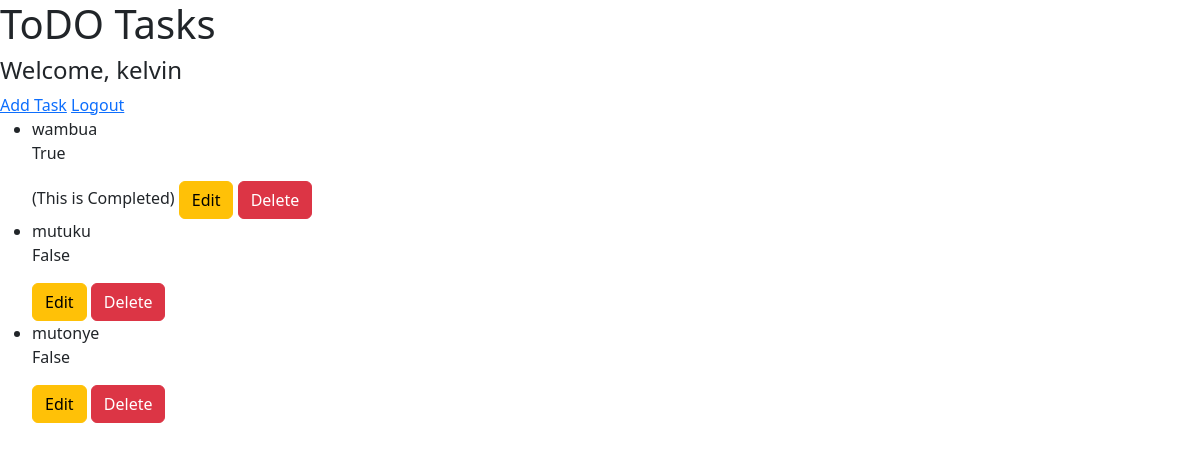
The app's page /todo/ (signed in) with its own data.
### accounts/models.py (models this page shows)
class CustomUser(AbstractUser):
    bio = models.TextField(null=True, blank=True)
    test = models.TextField(null=True, blank=True)
    '''
     null
       definition : the column will store records as NULL if no input is given
       usage : applies to the database layer
       default: False
     blank
       definition : if you want to allow empty values when submitting the form
       usage : if you want to allow empty values when submitting the form

    '''

### todo/models.py (models this page shows, shortened)
class Task(models.Model):
    title = models.CharField(max_length=100)
    completed = models.BooleanField(default=False)

### todo/views.py (the view)
# urls.py: path('', views.task_list, name='task_list'),
def task_list(request):
    tasks = Task.objects.all()
    '''
      id, title , completed
      [
      {
        "id" : 1,
        "title" : "Task 1",
        "completed" : False
      },
      {
        "id" : 2,
        "title" : "Task 1",
        "completed" : False
      }
      --------

      ]
    '''
    return render(request, 'todo/task_list.html', {'tasks': tasks})

### todo/templates/todo/task_list.html (shortened to what this page needs)
<!DOCTYPE html>
<html lang="en">
<head>
    <link href="https://cdn.jsdelivr.net/npm/bootstrap@5.3.3/dist/css/bootstrap.min.css" rel="stylesheet">
</head>
<body>
<h1>ToDO Tasks</h1>
<h4>Welcome, {{ user.username }}</h4>
<a href="{%  url 'task_create'  %}">Add Task</a>
<a href="{% url 'logout' %}">Logout</a>
<ul>
    {% for task in tasks%}
        <li>
            {{task.title}}
            <p>{{ task.completed}}</p>
            <span>{% if task.completed %} (This is Completed) {% endif %}</span>
              <a type="btn" class="btn btn-warning"
               href="{% url 'task_update' task.pk%}">
                Edit</a>
            <a type="btn" class="btn btn-danger"
               href="{% url 'task_delete' task.pk%}">
                Delete</a>
        </li>
    {% endfor %}
</ul>
</body>
</html>

### records on screen
CustomUser: username "kelvin"
Task: title "wambua", completed "True", shows "(This is Completed)"
Task: title "mutuku", completed "False"
Task: title "mutonye", completed "False"
